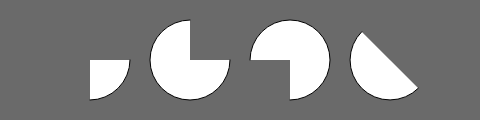
Frame 1 (no input)
Frame 60 (no input): identical to frame 1, image omitted
Frame 120 (the mouse pressed at the canvas centre since frame 60): identical to frame 1, image omitted

The p5.js sketch that drew this single still picture (run headless with seeded random() and noise() and a simulated clock; from frame 60 on, the mouse is pressed at the canvas centre):

// p5.js sketch
// ── sketch.js
function setup() {
createCanvas(480, 120);
angleMode(DEGREES);
}
function draw() {
background(106);
arc(90, 60, 80, 80, 0, 90);
arc(190, 60, 80, 80, 0, 270);
arc(290, 60, 80, 80, 180, 450);
arc(390, 60, 80, 80, 45, 225);
}
